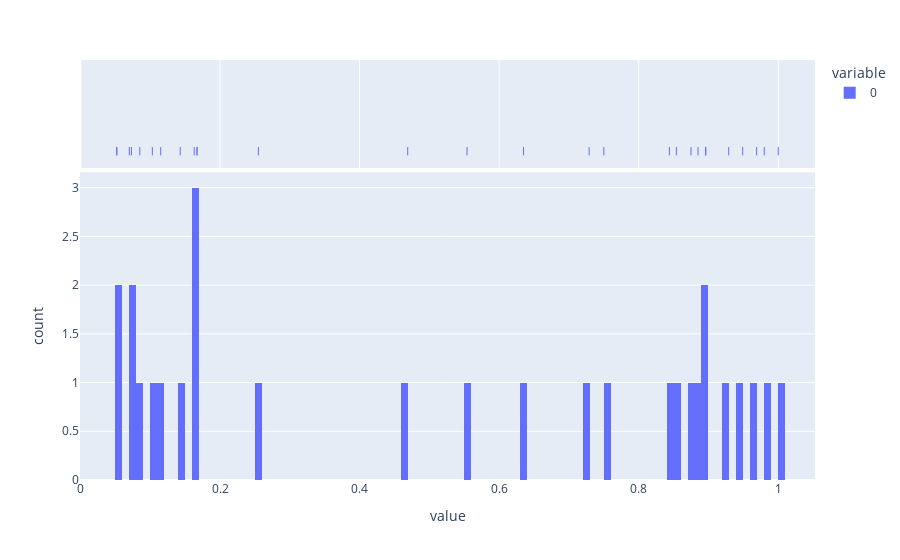

Notebook source saved alongside this figure:
### Code cell
import plotly.express as px

# we want to make this plot sparser
def plot(vector):
    fig = px.histogram(vector, nbins=100, marginal="rug")
    fig.show()

# we want to max this metric:
def min_dist_pair(vector):
    min_dist = math.inf
    for i in range(len(vector)):
        for j in range(i + 1, len(vector)):
            if (vector[i] - vector[j]) != 0:
                min_dist = min(min_dist, abs(vector[i] - vector[j]))
    return min_dist

plot(vs)

### Figure 1 — Plotly figure (JSON) as saved in the notebook; plotly's stock layout.template omitted (floating-point values rounded to 4 significant figures)
{"data": [{"alignmentgroup": "True", "bingroup": "x", "hovertemplate": "variable=0<br>value=%{x}<br>count=%{y}<extra></extra>", "legendgroup": "0", "marker": {"color": "#636efa"}, "name": "0", "nbinsx": 100, "offsetgroup": "0", "orientation": "v", "showlegend": true, "type": "histogram", "x": [0.969, 0.929, 0.167, 0.167, 0.854, 0.635, 0.255, 0.75, 0.896, 0.115, 0.085, 0.052, 0.143, 0.896, 0.073, 0.885, 0.07, 0.98, 1, 0.163, 0.949, 0.729, 0.554, 0.844, 0.103, 0.052, 0.875, 0.469], "xaxis": "x", "yaxis": "y"}, {"alignmentgroup": "True", "boxpoints": "all", "fillcolor": "rgba(255,255,255,0)", "hoveron": "points", "hovertemplate": "variable=0<br>value=%{x}<extra></extra>", "jitter": 0, "legendgroup": "0", "line": {"color": "rgba(255,255,255,0)"}, "marker": {"color": "#636efa", "symbol": "line-ns-open"}, "name": "0", "offsetgroup": "0", "showlegend": false, "type": "box", "x": [0.969, 0.929, 0.167, 0.167, 0.854, 0.635, 0.255, 0.75, 0.896, 0.115, 0.085, 0.052, 0.143, 0.896, 0.073, 0.885, 0.07, 0.98, 1, 0.163, 0.949, 0.729, 0.554, 0.844, 0.103, 0.052, 0.875, 0.469], "xaxis": "x2", "yaxis": "y2"}], "layout": {"barmode": "relative", "legend": {"title": {"text": "variable"}, "tracegroupgap": 0}, "margin": {"t": 60}, "xaxis": {"anchor": "y", "domain": [0, 1], "title": {"text": "value"}}, "xaxis2": {"anchor": "y2", "domain": [0, 1], "matches": "x", "showgrid": true, "showticklabels": false}, "yaxis": {"anchor": "x", "domain": [0, 0.7326], "title": {"text": "count"}}, "yaxis2": {"anchor": "x2", "domain": [0.7426, 1], "matches": "y2", "showgrid": false, "showline": false, "showticklabels": false, "ticks": ""}}}
